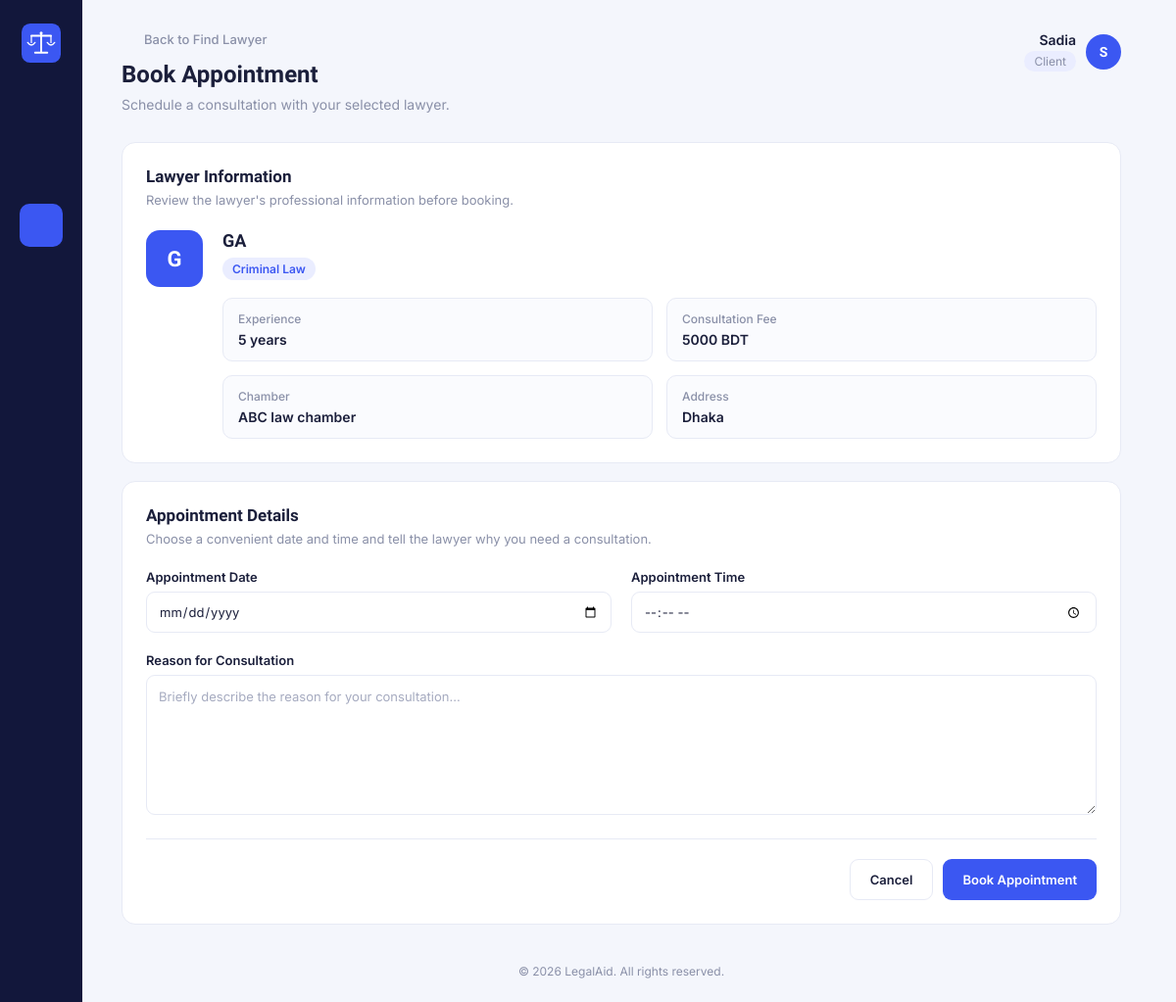
The app's page /My_Project/client/bookAppointment.php?lawyer_id=1 (signed in) with its own data.
### tables this page shows
CREATE TABLE `lawyer_profiles` (
  `lawyer_id` int(11) NOT NULL,
  `user_id` int(11) NOT NULL,
  `specialization_id` int(11) NOT NULL,
  `experience` int(11) NOT NULL,
  `chamber_name` varchar(150) DEFAULT NULL,
  `address` varchar(255) DEFAULT NULL,
  `bio` text DEFAULT NULL,
  `consultation_fee` int(100) NOT NULL,
  `verification_status` varchar(20) NOT NULL
);

CREATE TABLE `users` (
  `user_id` int(11) NOT NULL,
  `name` varchar(100) NOT NULL,
  `email` varchar(100) NOT NULL,
  `password` varchar(255) NOT NULL,
  `phone` varchar(20) DEFAULT NULL,
  `role` varchar(20) NOT NULL,
  `created_at` timestamp NOT NULL DEFAULT current_timestamp() ON UPDATE current_timestamp(),
  `status` varchar(20) NOT NULL DEFAULT 'active'
);

CREATE TABLE `specializations` (
  `specialization_id` int(11) NOT NULL,
  `name` varchar(100) NOT NULL,
  `description` text DEFAULT NULL
);

### My_Project/client/bookAppointment.php (the view, shortened to what this page needs)
<?php
include("../db.php");
$username = $_SESSION["username"];
function icon($name)
{
    $icons = [
        'home' =>
        '<path d="M4 11.5 12 5l8 6.5"/>
         <path d="M6 10v9a1 1 0 0 0 1 1h4v-6h2v6h4a1 1 0 0 0 1-1-1v-9"/>',
        'user' =>
        '<circle cx="12" cy="8" r="3.5"/>
         <path d="M5 20c1.2-3.6 4-5.5 7-5.5s5.8 1.9 7 5.5"/>',
        'search' =>
        '<circle cx="10.5" cy="10.5" r="6"/>
         <path d="m20 20-4.8-4.8"/>',
        'calendar' =>
        '<rect x="4" y="5.5" width="16" height="14.5" rx="2"/>
         <path d="M4 10h16M8 3.5v3M16 3.5v3"/>',
        'briefcase' =>
        '<rect x="3.5" y="8" width="17" height="11" rx="2"/>
         <path d="M8.5 8V6a2 2 0 0 1 2-2h3a2 2 0 0 1 2 2v2"/>
         <path d="M3.5 13h17"/>',
        'chart' =>
        '<path d="M4 20V10M11 20V4M18 20v-7"/>
         <path d="M2.5 20.5h19"/>',
        'back' =>
        '<path d="M19 12H5"/>
         <path d="m12 19-7-7 7-7"/>',
        'logout' =>
        '<path d="M9 21H5a2 2 0 0 1-2-2V5a2 2 0 0 1 2-2h4"/>
         <path d="M16 17l5-5-5-5"/>
         <path d="M21 12H9"/>'
    ];
    $body = $icons[$name] ?? '';
    return '<svg viewBox="0 0 24 24"
        fill="none"
        stroke="currentColor"
        stroke-width="1.7"
        stroke-linecap="round"
        stroke-linejoin="round">' . $body . '</svg>';
}
if(isset($_GET["lawyer_id"]))
{
    $lawyer_id = mysqli_real_escape_string(
        $conn,
        $_GET["lawyer_id"]
    );
}
else
{
    header("Location: findLawyer.php");
    exit();
}
$sql = "SELECT
            lawyer_profiles.*,
            users.name,
            specializations.name AS specialization_name
        FROM lawyer_profiles
        JOIN users
        ON lawyer_profiles.user_id = users.user_id
        JOIN specializations
        ON lawyer_profiles.specialization_id =
           specializations.specialization_id
        WHERE lawyer_profiles.lawyer_id='$lawyer_id'";
$result = mysqli_query($conn, $sql);
$row = mysqli_fetch_assoc($result);
?>
<!DOCTYPE html>
<html lang="en">
<head>
    <link
        rel="stylesheet"
        href="bookAppointment.css"
    >
</head>
<body>
<div class="app">
    <nav class="sidebar">
        <a
            class="sidebar-logo"
            href="../dashboard.php"
        >
            <img
                src="../logo/logo-icon.svg"
                alt="LegalAid"
            >
        </a>
        <ul class="sidebar-nav">
            <li title="Dashboard">
                <a href="../dashboard.php">
                    <?php echo icon('home'); ?>
                </a>
            </li>
            <li title="Edit Profile">
                <a href="profile.php">
                    <?php echo icon('user'); ?>
                </a>
            </li>
            <li
                class="active"
                title="Find Lawyer"
            >
                <a href="findLawyer.php">
                    <?php echo icon('search'); ?>
                </a>
            </li>
            <li title="My Appointments">
                <a href="appointments.php">
                    <?php echo icon('calendar'); ?>
                </a>
            </li>
            <li title="My Cases">
                <a href="cases.php">
                    <?php echo icon('briefcase'); ?>
                </a>
            </li>
            <li title="Reports">
                <a href="reports.php">
                    <?php echo icon('chart'); ?>
                </a>
            </li>
        </ul>
        <div class="sidebar-bottom">
            <a
                href="../logout.php"
                title="Logout"
            >
                <?php echo icon('logout'); ?>
            </a>
        </div>
    </nav>
    <main class="main">
        <header class="topbar">
            <div class="topbar-left">
                <a
                    class="back-link"
                    href="findLawyer.php"
                >
                    <?php echo icon('back'); ?>
                    Back to Find Lawyer
                </a>
                <h1>
                    Book Appointment
                </h1>
                <p class="subtitle">
                    Schedule a consultation with your selected lawyer.
                </p>
            </div>
            <div class="account">
                <div class="account-info">
                    <span class="account-name">
                        <?php
                        echo htmlspecialchars($username);
                        ?>
                    </span>
                    <span class="account-role">
                        Client
                    </span>
                </div>
                <div class="avatar">
                    <?php
                    echo strtoupper(
                        substr($username, 0, 1)
                    );
                    ?>
                </div>
            </div>
        </header>
        <section class="profile-card">
            <div class="card-header">
                <div>
                    <h2>
                        Lawyer Information
                    </h2>
                    <p>
                        Review the lawyer's professional information before booking.
                    </p>
                </div>
            </div>
            <div class="lawyer-profile">
                <div class="lawyer-avatar">
                    <?php
                    echo strtoupper(
                        substr($row["name"], 0, 1)
                    );
                    ?>
                </div>
                <div class="lawyer-details">
                    <h3>
                        <?php
                        echo htmlspecialchars(
                            $row["name"]
                        );
                        ?>
                    </h3>
                    <span class="specialization-tag">
                        <?php
                        echo htmlspecialchars(
                            $row["specialization_name"]
                        );
                        ?>
                    </span>
                    <div class="lawyer-info-grid">
                        <div class="lawyer-info-item">
                            <span class="info-label">
                                Experience
                            </span>
                            <span class="info-value">
                                <?php
                                echo htmlspecialchars(
                                    $row["experience"]
                                );
                                ?>
                                years
                            </span>
                        </div>
                        <div class="lawyer-info-item">
                            <span class="info-label">
                                Consultation Fee
                            </span>
                            <span class="info-value">
                                <?php
                                echo htmlspecialchars(
                                    $row["consultation_fee"]
                                );
                                ?>
                                BDT
                            </span>
                        </div>
                        <div class="lawyer-info-item">
                            <span class="info-label">
                                Chamber
                            </span>
                            <span class="info-value">
                                <?php
                                echo htmlspecialchars(
                                    $row["chamber_name"]
                                );
                                ?>
                            </span>
                        </div>
                        <div class="lawyer-info-item">
                            <span class="info-label">
                                Address
                            </span>
                            <span class="info-value">
                                <?php
                                echo htmlspecialchars(
                                    $row["address"]
                                );
                                ?>
                            </span>
                        </div>
                    </div>
                </div>
            </div>
        </section>
        <section class="profile-card">
            <div class="card-header">
                <div>
                    <h2>
                        Appointment Details
                    </h2>
                    <p>
                        Choose a convenient date and time and tell the lawyer why you need a consultation.
                    </p>
                </div>
            </div>
            <form
                method="post"
                class="appointment-form"
            >
                <div class="form-grid">
                    <div class="form-group">
                        <label for="appointment_date">
                            Appointment Date
                        </label>
                        <input
                            type="date"
                            id="appointment_date"
                            name="appointment_date"
                            required
                        >
                    </div>
                    <div class="form-group">
                        <label for="appointment_time">
                            Appointment Time
                        </label>
                        <input
                            type="time"
                            id="appointment_time"
                            name="appointment_time"
                            required
                        >
                    </div>
                    <div class="form-group full-width">
                        <label for="reason">
                            Reason for Consultation
                        </label>
                        <textarea
                            id="reason"
                            name="reason"
                            rows="6"
                            placeholder="Briefly describe the reason for your consultation..."
                            required
                        ></textarea>
                    </div>
                </div>
                <div class="form-actions">
                    <a
                        href="findLawyer.php"
                        class="button button-secondary"
                    >
                        Cancel
                    </a>
                    <button
                        type="submit"
                        name="book"
                        class="button button-primary"
                    >
                        Book Appointment
                    </button>
                </div>
            </form>
        </section>
        <footer class="footer">
            &copy;
            <?php
            echo date("Y");
            ?>
            LegalAid. All rights reserved.
        </footer>
    </main>
</div>
</body>
</html>

### records on screen
lawyer_profiles: user.name "G", user.name "GA", specialization.name "Criminal Law", experience "5", consultation_fee "5000", chamber_name "ABC law chamber", address "Dhaka"

### other values on screen
$username "Sadia"
substr($username, 0, 1) "S"
